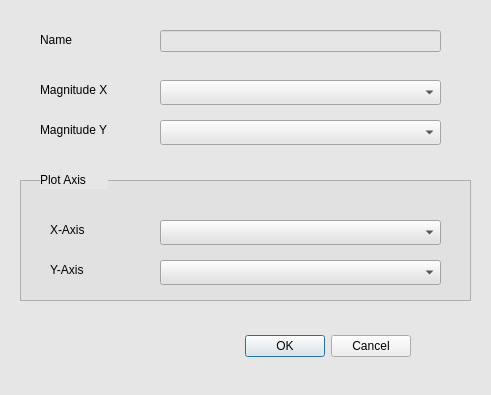
<?xml version="1.0" encoding="UTF-8"?>
<ui version="4.0">
 <class>Dialog</class>
 <widget class="QDialog" name="Dialog">
  <property name="geometry">
   <rect>
    <x>0</x>
    <y>0</y>
    <width>491</width>
    <height>395</height>
   </rect>
  </property>
  <property name="windowTitle">
   <string>Dialog</string>
  </property>
  <property name="styleSheet">
   <string notr="true">background-color: rgb(230, 230, 230)
</string>
  </property>
  <widget class="QDialogButtonBox" name="buttonBox">
   <property name="geometry">
    <rect>
     <x>70</x>
     <y>330</y>
     <width>341</width>
     <height>32</height>
    </rect>
   </property>
   <property name="whatsThis">
    <string>hola</string>
   </property>
   <property name="styleSheet">
    <string notr="true">background-color: rgb(238, 238, 238)</string>
   </property>
   <property name="orientation">
    <enum>Qt::Horizontal</enum>
   </property>
   <property name="standardButtons">
    <set>QDialogButtonBox::Cancel|QDialogButtonBox::Ok</set>
   </property>
  </widget>
  <widget class="QFrame" name="frame">
   <property name="geometry">
    <rect>
     <x>20</x>
     <y>180</y>
     <width>451</width>
     <height>121</height>
    </rect>
   </property>
   <property name="styleSheet">
    <string notr="true">
background-color: rgb(225, 225, 225);
border-color: rgb(189, 189, 189);</string>
   </property>
   <property name="frameShape">
    <enum>QFrame::StyledPanel</enum>
   </property>
   <property name="frameShadow">
    <enum>QFrame::Raised</enum>
   </property>
   <widget class="QLabel" name="label_2">
    <property name="geometry">
     <rect>
      <x>30</x>
      <y>80</y>
      <width>68</width>
      <height>19</height>
     </rect>
    </property>
    <property name="text">
     <string>Y-Axis</string>
    </property>
   </widget>
   <widget class="QLabel" name="label">
    <property name="geometry">
     <rect>
      <x>30</x>
      <y>40</y>
      <width>68</width>
      <height>19</height>
     </rect>
    </property>
    <property name="text">
     <string>X-Axis</string>
    </property>
   </widget>
   <widget class="QComboBox" name="comboBox">
    <property name="geometry">
     <rect>
      <x>140</x>
      <y>40</y>
      <width>281</width>
      <height>25</height>
     </rect>
    </property>
   </widget>
   <widget class="QComboBox" name="comboBox_2">
    <property name="geometry">
     <rect>
      <x>140</x>
      <y>80</y>
      <width>281</width>
      <height>25</height>
     </rect>
    </property>
   </widget>
  </widget>
  <widget class="QLabel" name="label_4">
   <property name="geometry">
    <rect>
     <x>40</x>
     <y>30</y>
     <width>68</width>
     <height>19</height>
    </rect>
   </property>
   <property name="text">
    <string>Name</string>
   </property>
  </widget>
  <widget class="QLabel" name="label_5">
   <property name="geometry">
    <rect>
     <x>40</x>
     <y>80</y>
     <width>101</width>
     <height>19</height>
    </rect>
   </property>
   <property name="text">
    <string>Magnitude X</string>
   </property>
  </widget>
  <widget class="QLabel" name="label_6">
   <property name="geometry">
    <rect>
     <x>40</x>
     <y>120</y>
     <width>101</width>
     <height>19</height>
    </rect>
   </property>
   <property name="text">
    <string>Magnitude Y</string>
   </property>
  </widget>
  <widget class="QLabel" name="label_3">
   <property name="geometry">
    <rect>
     <x>40</x>
     <y>170</y>
     <width>68</width>
     <height>19</height>
    </rect>
   </property>
   <property name="text">
    <string>Plot Axis</string>
   </property>
  </widget>
  <widget class="QComboBox" name="comboBox_3">
   <property name="geometry">
    <rect>
     <x>160</x>
     <y>80</y>
     <width>281</width>
     <height>25</height>
    </rect>
   </property>
  </widget>
  <widget class="QComboBox" name="comboBox_4">
   <property name="geometry">
    <rect>
     <x>160</x>
     <y>120</y>
     <width>281</width>
     <height>25</height>
    </rect>
   </property>
  </widget>
  <widget class="QLineEdit" name="lineEdit">
   <property name="geometry">
    <rect>
     <x>160</x>
     <y>30</y>
     <width>281</width>
     <height>22</height>
    </rect>
   </property>
  </widget>
  <action name="actionhola">
   <property name="checkable">
    <bool>true</bool>
   </property>
   <property name="text">
    <string>hola</string>
   </property>
  </action>
  <action name="actionchau">
   <property name="checkable">
    <bool>true</bool>
   </property>
   <property name="text">
    <string>chau</string>
   </property>
   <property name="toolTip">
    <string>&lt;html&gt;&lt;head/&gt;&lt;body&gt;&lt;p&gt;&lt;span style=&quot; font-weight:600;&quot;&gt;chaaauuuuuu&lt;/span&gt;&lt;/p&gt;&lt;/body&gt;&lt;/html&gt;</string>
   </property>
  </action>
  <zorder>frame</zorder>
  <zorder>buttonBox</zorder>
  <zorder>label_4</zorder>
  <zorder>label_5</zorder>
  <zorder>label_6</zorder>
  <zorder>label_3</zorder>
  <zorder>comboBox_3</zorder>
  <zorder>comboBox_4</zorder>
  <zorder>lineEdit</zorder>
 </widget>
 <resources/>
 <connections>
  <connection>
   <sender>buttonBox</sender>
   <signal>accepted()</signal>
   <receiver>Dialog</receiver>
   <slot>accept()</slot>
   <hints>
    <hint type="sourcelabel">
     <x>248</x>
     <y>254</y>
    </hint>
    <hint type="destinationlabel">
     <x>157</x>
     <y>274</y>
    </hint>
   </hints>
  </connection>
  <connection>
   <sender>buttonBox</sender>
   <signal>rejected()</signal>
   <receiver>Dialog</receiver>
   <slot>reject()</slot>
   <hints>
    <hint type="sourcelabel">
     <x>316</x>
     <y>260</y>
    </hint>
    <hint type="destinationlabel">
     <x>286</x>
     <y>274</y>
    </hint>
   </hints>
  </connection>
 </connections>
</ui>
